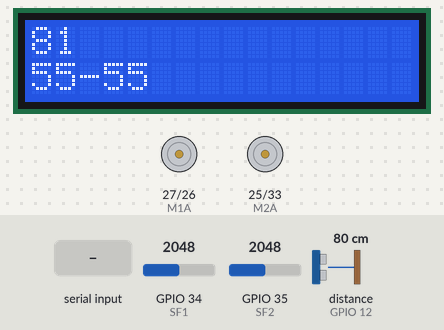
Simulated run of this sketch. Board: ESP32. Shown: 16×2 character LCD, motor-driver pin pairs drawn as motors (green arrow = first pin HIGH = forward, orange = second pin HIGH = backward, longer = more drive, scaled by the enable pin). The test bench sets the inputs (shaded band); at power-on: distance to the obstacle (sensor on GPIO 12) 80 cm, GPIO 34 (SF1) = 2048, GPIO 35 (SF2) = 2048. The echo pulse lasts 58.3 µs per cm; nothing arrives over Bluetooth unless stated; what the sketch prints to the serial monitor is not drawn.

Above: at 1.2 s.
1.3 s: "1" received over the second serial link
At 2.1 s:
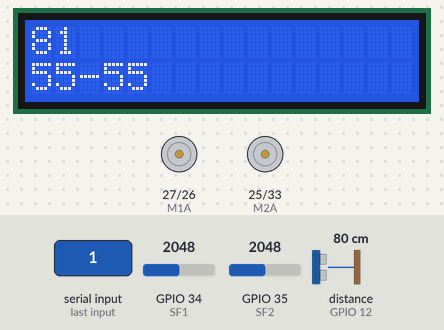
4.4 s: distance to the obstacle (sensor on GPIO 12) set to 18 cm
At 5.4 s:
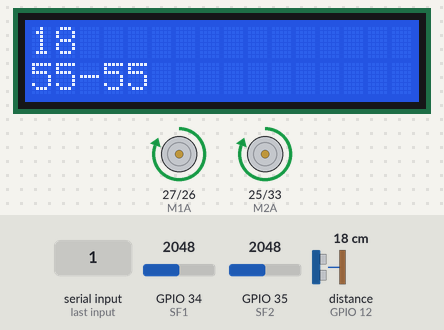
7.0 s: distance to the obstacle (sensor on GPIO 12) set to 13 cm
At 8.0 s:
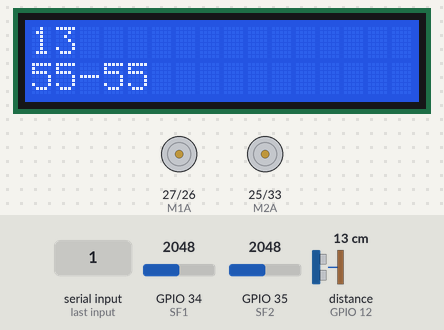
10.1 s: GPIO 34 (SF1) set to 1991
At 11.0 s:
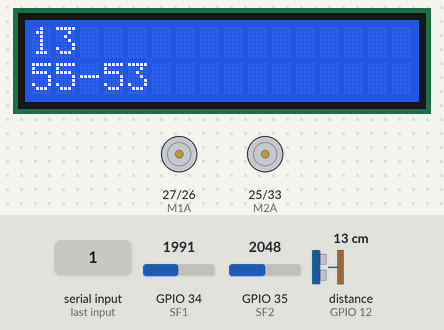
13.2 s: GPIO 35 (SF2) set to 2866
At 13.37 s:
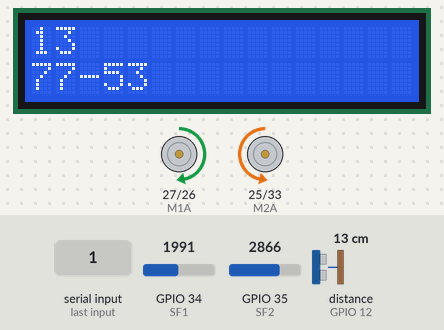
15.0 s: GPIO 34 (SF1) set to 2047
At 16.1 s:
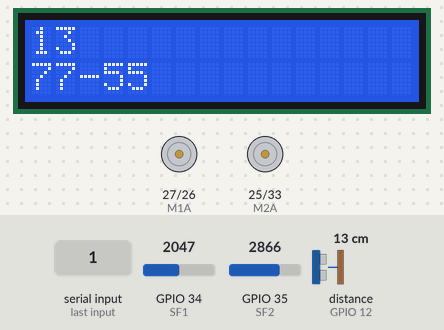
Timing chart, 0 to 18.0 s (numbered marks = the images above; inputs shaded):
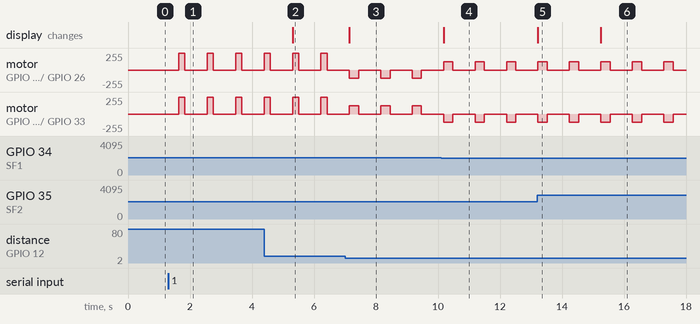

Measured:
- after the input at 1.3 s, motor on GPIO 27 (M1A) / GPIO 26 (M1B), motor on GPIO 25 (M2A) / GPIO 33 (M2B): alternates forward 255/255 for 0.20 s and stopped for 0.72 s, starting after 0.34 s
- after the input at 4.4 s, the display: changes after 0.91 s (image 2)
- after the input at 7.0 s, the display: changes after 0.14 s (image 3)
- after the input at 10.1 s, the display: changes after 0.08 s (image 4)
- after the input at 13.2 s, the display: changes at once (image 5)
- after the input at 15.0 s, the display: changes after 0.26 s (image 6)

The sketch:

PruebaBluetooth.ino
```cpp
#include "BluetoothSerial.h"
#include <NewPing.h>
#include <LiquidCrystal_I2C.h>

#if !defined(CONFIG_BT_ENABLED) || !defined( CONFIG_BLUEDROID_ENABLED)
#error Bluetooth is not enabled! Please run 'make menuconfig' to and enable it
#endif

//Motor 1 - derecho. Motor 2 - izquierdo
//Viendo el robot por atrás
#define En1 14
#define M1A 27
#define M1B 26
#define M2A 25
#define M2B 33
#define En2 32

//SF1 es la derecha
#define SF1 34
#define SF2 35
#define SI
#define SIA
#define SDA
#define SD
#define SOT 13
#define SOE 12
#define SDA 21
#define SCL 22

//Librería de control del lcd
LiquidCrystal_I2C lcd(0x27, 16, 2);
//Librería para sensado ultrasónico fácil
NewPing sonar(SOT,SOE,100);
//Librería de comunicación bluetooth
BluetoothSerial SerialBT;
char r;
//Arreglos para impresión en lcd
char prt[16],str[16], pls[16];
//Variables de registro de sensado
int distancia;
int l1,l2;
//Variables de calibración de fotoresistencias
float maxL = 3700;
//Variables para control de motores
int res = 11, freq = 1000, canalIzq = 0, canalDer = 1;
float velIzq = 100, velDer = 100;
char cM;
bool continua = 1;

void setup() {
  //Prearación del lcd
  lcd.init();
  lcd.backlight();
  //Preparación de los motores
  pinMode(M1A,OUTPUT);
  pinMode(M1B,OUTPUT);
  pinMode(M2A,OUTPUT);
  pinMode(M2B,OUTPUT);
  ledcSetup(canalIzq, freq, res);
  ledcAttachPin(En2, canalIzq);
  ledcSetup(canalDer, freq, res);
  ledcAttachPin(En1, canalDer);
  //Preparación del bluetooth
  SerialBT.begin("MothBot");
  Serial.begin(115200);
  //Motores deshabilitados
  digitalWrite(M1A,LOW);
  digitalWrite(M1B,LOW);
  digitalWrite(M2A,LOW);
  digitalWrite(M2B,LOW);
}

void loop() {
  sensado();
  if(SerialBT.available()){
    r = SerialBT.read();
    if(r =='1'){
      SerialBT.println("Rutina 1");
      rutina1();
    }
    if(r =='2'){
      SerialBT.println("Rutina 2");

    }
    if(r =='3'){
      SerialBT.println("Rutina 3");

    }
  }
  delay(500);
}


//RUTINA 1
//Se mueve hacia adelante sin considerar obstáculos
//Determina la velocidad de los motores considerando
//distancia, SF1 y SF2. Ajusta la velocidad para corregir
//desviaciones hacia la derecha o izquierda de la fuente de luz.
//Se detiene al encontrarse a 5cm de la fuente de luz
void rutina1(){
  //Parámetros encontrado a prueba y error
  //EDITABLES
  float velM = 0.5;
  int delaySensado = 700, delayGiro= 300, delayAvanza;
  int lAnterior = 0, l2Anterior = 0;
  lAnterior = l1;
  l2Anterior = l2;
  int velP;
  //Se mueve hacia adelante asumiendo que se coloca orientado hacia la fuente de luz
  while(distancia > 15 || distancia == 0){
    //Valor para controlar la velocidad de ambos motores
    //Mientras más cercano esté, menor velocidad para evitar chocar
    if (distancia == 0){
      velP = 100;
      delayAvanza = 500;
    }
    else{
      velP = distancia * 0.4 + 10;
      delayAvanza = 200;
    }
    //Ajuste de desviaciones
    //Si se detecta un diferencial negativo en alguna dirección,
    //se ajusta la velocidad de algún motor para cambiar de dirección ligeramente
    if(lAnterior > l1) velIzq = 40;
    else velIzq = 100;
    if(l2Anterior > l2) velDer = 40;
    else velDer = 100;
    //Control de motores
    velIzq *= velP;
    velDer *= velP;
    controlMotor('w');
    delay(delayAvanza);
    controlMotor('0');
    delay(delaySensado);
    sensado();
  }
  controlMotor('0');
  centrarALuz(delaySensado,delayGiro,velM);
  sensado();
  if (l1 < 90) rutina1();
  SerialBT.println("Rutina 1 terminada!");
}


//Captura la información del sensor ultrasónico, y los fotoresistores
//Se almacena en distancia, l1 y l2
//Se despliega la información en el lcd
void sensado(){
  distancia = sonar.ping_cm();
  itoa(distancia, prt, 10);
  lcd.clear();
  lcd.setCursor(0, 0);
  Serial.println(prt);
  lcd.print(prt);
  l1 = analogRead(SF1);
  l2 = analogRead(SF2);
  ajustesSF(&l1, &l2);
  lcd.setCursor(0, 1);
  itoa(l2, prt, 10);
  itoa(l1, str, 10);
  strcpy(pls, prt);
  strcat(pls,"-");
  strcat(pls, str);
  lcd.println(pls);
  //SerialBT.println(distancia);
}

void centrarALuz(int delaySensado, int delayGiro, float velP){
  int lAnterior = 0, contador = 0;
  velDer = 100;
  velIzq = 100;
  velDer *= velP;
  velIzq *= velP;
  //Gira a la derecha hasta que la luz empeora
  while(l1 >= lAnterior){
    lAnterior = l1;
    controlMotor('d');
    delay(delayGiro);
    controlMotor('0');
    delay(delaySensado);
    sensado();
  }
  //Gira a la izquierda hasta que la luz empeora
  lAnterior = 0;
  while(l1 >= lAnterior){
    lAnterior = l1;
    controlMotor('a');
    delay(delayGiro);
    controlMotor('0');
    delay(delaySensado);
    contador++;
    sensado();
  }
  //Gira a la derecha hasta estar centrado hacia la luz
  contador = contador/2;
  for(int i = 0; i < contador; i++){
    controlMotor('d');
    delay(delayGiro);
    controlMotor('0');
    delay(delaySensado);
  }
}

void ajustesSF(int *f1, int *f2){
  float a1, a2;
  int s1, s2;
  a1 = (*f1)*100.0/maxL;
  a2 = (*f2)*100.0/maxL;
  *f1 = (int)a1;
  *f2 = (int)a2;
}

//Recibe un caracter, control
//Switch sobre control, se ajusta el sentido de giro
//de los motores. Depende de las variables globales
//velIzq y VelDer para ajustar la velocidad de giro a través de pwm.
void controlMotor(char control){
  switch(control){
    //Adelante
    case 'w':
      SerialBT.println("Vamos prro!!");
      digitalWrite(M1A,HIGH);
      digitalWrite(M1B,LOW);
      digitalWrite(M2A,HIGH);
      digitalWrite(M2B,LOW);
      ledcWrite(canalDer,int(2023*velDer/100));
      ledcWrite(canalIzq,int(2023*velIzq/100));
      break;
    //Izquierda
    case 'a':
      SerialBT.println("Izquierda prro!!");
      digitalWrite(M1A,HIGH);
      digitalWrite(M1B,LOW);
      digitalWrite(M2A,LOW);
      digitalWrite(M2B,HIGH);
      ledcWrite(canalDer,int(2023*velDer/100));
      ledcWrite(canalIzq,int(2023*velIzq/100));
      break;
    //Derecha
    case 'd':
      SerialBT.println("Derecha prro!!");
      digitalWrite(M1A,LOW);
      digitalWrite(M1B,HIGH);
      digitalWrite(M2A,HIGH);
      digitalWrite(M2B,LOW);
      ledcWrite(canalDer,int(2023*velDer/100));
      ledcWrite(canalIzq,int(2023*velIzq/100));
      break;
    //Atrás
    case 's':
      SerialBT.println("Atrás prro!!");
      digitalWrite(M1A,LOW);
      digitalWrite(M1B,HIGH);
      digitalWrite(M2A,LOW);
      digitalWrite(M2B,HIGH);
      ledcWrite(canalDer,int(2023*velDer/100));
      ledcWrite(canalIzq,int(2023*velIzq/100));
      break;
    //Detenido
    case '0':
      SerialBT.println("Quieto prro!!");
      ledcWrite(canalDer,0);
      ledcWrite(canalIzq,0);
      break;
    default:
      break;
  }
}
```
